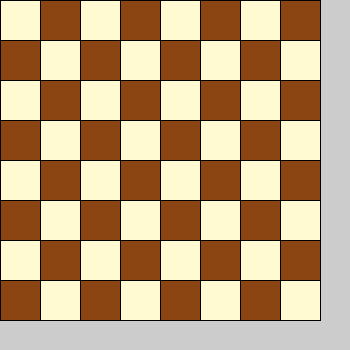
Frame 1 (no input)
Frame 60 (the mouse pressed at the canvas centre just before this capture): identical to frame 1, image omitted
Frame 120 (the mouse held since frame 60 and released just before this capture): identical to frame 1, image omitted

The Processing sketch that drew this single still picture (run headless with seeded random() and noise(); from frame 60 on, the mouse is pressed at the canvas centre):

// Processing sketch: Task5
// ── Task5.pde
int[][] board;
int sideLength = 40;
//counts rows, every second row i want to start with black
// every other row with white
//every second one has to swap color
int brickCounter; // jeg kan ikke huske det engelske navn for brik og har ikke googlet.. derfor brick. 
void setup() {
  size(350, 350); 

  board = new int[8][8];
  // 0,1,0,1,0,1,0,1
  // 1,0,1,0,1,0,1,0
  // 0,1,0,1,0,1,0,1
  // 1,0,1,0,1,0,1,0
  // 0,1,0,1,0,1,0,1
  // 1,0,1,0,1,0,1,0
  // 0,1,0,1,0,1,0,1
  // 1,0,1,0,1,0,1,0


  for (int x=0; x<board.length; x++) {
    //Looping through X to find either 0 or 1 if x modulus 2 == 0 we'll assign the brick 0 otherwise the brick is 1
    if (x%2 == 0) {
      brickCounter = 0;
    } else {
      brickCounter = 1;
    }
    for (int y=0; y<board.length; y++) {
      if (brickCounter % 2 == 0) {
        //if brickcounter %2==0 we'll update the board x and y coordinate and increment the brickcounter.
        board[x][y] = 0;
        brickCounter++;
      } else {
        board[x][y] = 1;
        brickCounter++;
      }
    }
  }
}


void draw() {

  for (int x=0; x<board.length; x++) {
    for (int y=0; y<board.length; y++) {
      if (board[x][y] == 1) {
        fill(139, 69, 19);
      } else {
        fill(259, 250, 210);
      }

      rect(x*sideLength, y*sideLength, sideLength, sideLength);
    }
  }
}



//5.a Create a double int called board[][] with the length of 8 in both arrays. 
//5.b In setup() set the size to 350, 350 
//5.c In setup() create a double for loop that loops through the board and alternates between assigning the value of 0 and 1 (e.g. board[x][y] = 0;). 
//5.d In draw() create a double for loop that loops through the board and draws a rect for each element with the sideLength of 40 (e.g. rect(x * sideLength, y * sideLength, sideLength, sideLength); ) 
//5.e Before drawing the rect in the previous step, add a fill() statement, that fills with the value of 0 if the board[x][y] == 0.
